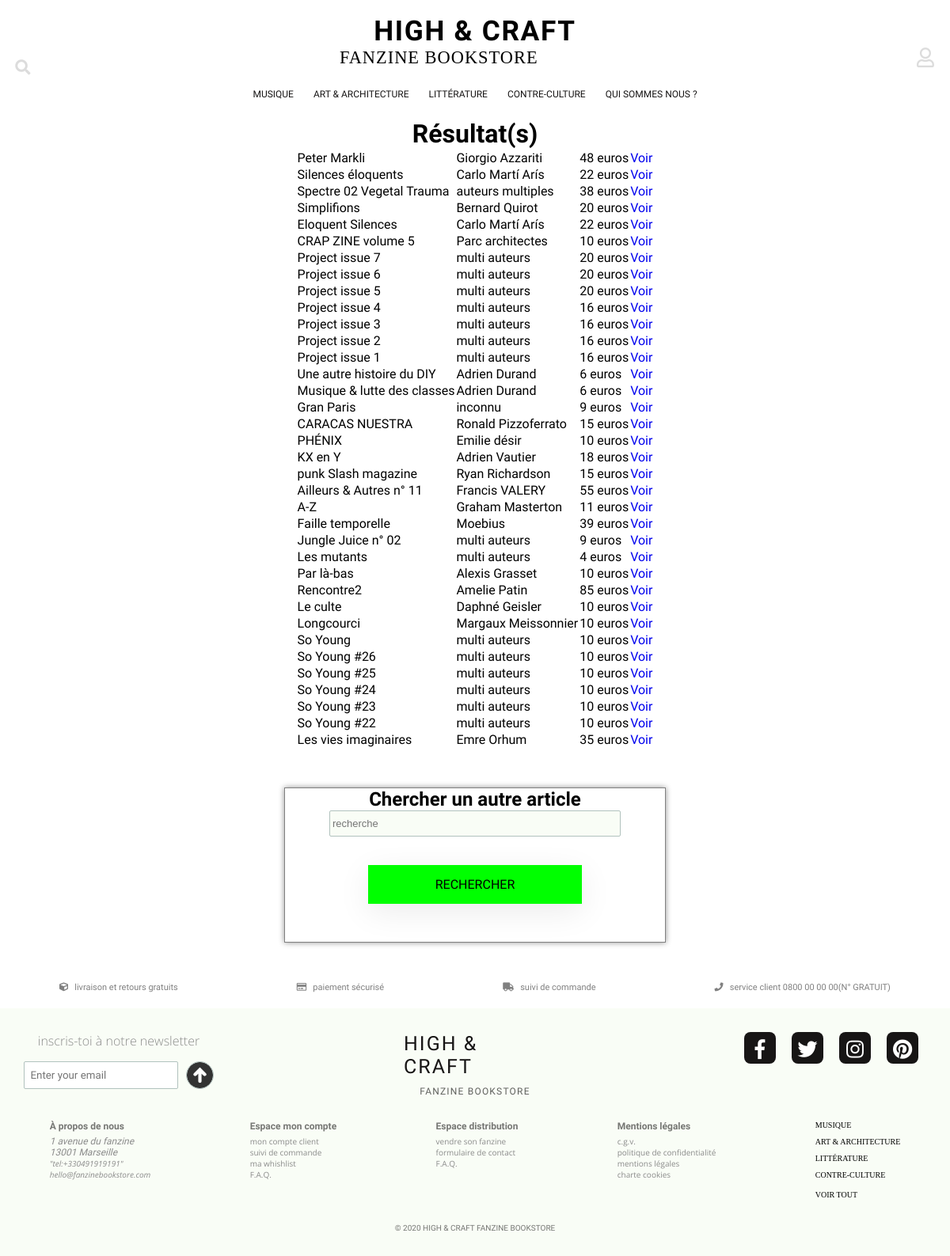
Screenshot of /search.php with the database file from the repository.
### tables this page shows
CREATE TABLE `categorie` (
  `id_categorie` int(11) NOT NULL,
  `nom_categorie` varchar(50) NOT NULL,
  `date_registration` datetime NOT NULL DEFAULT CURRENT_TIMESTAMP
);

CREATE TABLE `article` (
  `id_article` int(11) NOT NULL,
  `id_distributeur` int(11) NOT NULL,
  `id_categorie` int(11) NOT NULL,
  `id_sous_categorie` int(11) NOT NULL,
  `nom_article` varchar(100) NOT NULL,
  `auteur_article` varchar(100) NOT NULL,
  `editions_article` varchar(100) NOT NULL,
  `description_article` text NOT NULL,
  `citation_article` varchar(255) NOT NULL,
  `nb_pages` int(11) NOT NULL,
  `annee_parution` year(4) NOT NULL,
  `prix_article` decimal(10,0) NOT NULL,
  `date_registration` datetime NOT NULL
);

### search.php (the view, shortened to what this page needs)
<!DOCTYPE html>
<html>
<head>
    <link rel="stylesheet" href="https://use.fontawesome.com/releases/v5.3.1/css/all.css">
    <link rel="stylesheet" type="text/css" href="css/style.css">
    <link rel="stylesheet" href="style-order.css">
</head>
<body>
<header>
   <?php
    include("includes/header.php");
   ?>
</header>
<main>
  <?php
  $bdd = new PDO('mysql:host=localhost;dbname=boutique', 'root', '');
?>
<center>
    <table>
<thead>
  <h1>Résultat(s)</h1>
</thead>
          	 <tbody>
          		 <?php
              $sql = 'SELECT * FROM article';
              $params = [];
              $resultats = $bdd->prepare($sql);
              $resultats->execute($params);
              if ($resultats->rowCount() > 0) {
                  while ($d = $resultats->fetch(PDO::FETCH_ASSOC)) {
                      ?><tr>
          <td><?=$d['nom_article'] ?></td>
          	<td><?=$d['auteur_article'] ?></td>
              <td><?=$d['prix_article'] ?>  euros  </td>
          			<td><a href="item.php?id=<?php echo $d['id_article'] ?>">Voir</a></td>
</tr>
          				 <?php
                  }
              } else {
                  echo '<tr><td>aucun résultat trouvé</td></tr>' . $connect = null;
              }
             ?>
</table><br/></center>
<section id="container-register">
           <form method='post'>
             <h1>Chercher un autre article</h1>
             <section id="box-form">
          	 <input type='text' placeholder='recherche' name="recherche_valeur"/>
             <button type="submit" name="search" id="container-delivery">Rechercher</button>
</section>
</section>
</main>
<footer>
   <?php
    include("includes/footer.php");
   ?>
</footer>
</body>
</html>

### class/categories.php (shortened to what this page needs)
<?php
class Categorie{
public $db;
public function __construct($db)
{
	$this->db = $db;
}
public function cat()
    {
        $connexion = $this->db->connectDb();
        $q = $connexion->prepare("SELECT * FROM categorie ORDER by id_categorie ASC limit 4");
        $q->execute();
		$categories = $q->fetchAll();
		foreach ($categories as $cat){
			$name_categorie = $cat["nom_categorie"];
			$id_categorie = $cat["id_categorie"];
			echo '<a href="category.php?id='.$id_categorie.'">' .$name_categorie.'</a>';
			}
		return $categories;
	}
public function categories()
    {
        $connexion = $this->db->connectDb();
        $q = $connexion->prepare("SELECT * FROM categorie ORDER by id_categorie ASC limit 4");
        $q->execute();
		$categories = $q->fetchAll();
		foreach ($categories as $cat){
			$name_categorie = $cat["nom_categorie"];
			$id_categorie = $cat["id_categorie"];
			echo '<li class="dropdown-menu"><a href="category.php?id='.$id_categorie.'">' .$name_categorie.'</a><ul class ="menu-area">';
        	$q1 = $connexion->prepare("SELECT nom_sous_categorie, id_sous_categorie FROM sous_categorie WHERE id_categorie = $id_categorie");
        	$q1->execute();
			$sub_categories = $q1->fetchAll();
			echo '</ul></li>';
		}
		return $categories + $sub_categories;
	}
}
?>

### css/style.css (style rules this page uses)
* { margin: 0; padding: 0; list-style: none; text-decoration: none; font-family: 'Kameron', serif; }
body { width: 100%; -webkit-font-smoothing: antialiased; }
header { margin-bottom: 2.5%; width: 100%; }
.wrapper nav a { display: block; color: #171515; text-transform: uppercase; font-size: 12px; }
.wrapper nav ul li { color: #171515; transition: 0.5s; }
.wrapper nav>ul>li>a { padding: 10px 12.5px; }
.wrapper nav ul>li.dropdown-menu>a:after { position: relative; float: right; content: ''; }
footer { display: flex; flex-direction: column; }
#footer-part2 a { color: #8B8B8B; font-family: 'Open Sans', sans-serif; font-size: 10px; }
#footer-part2 #footer-nav a { color: black; font-family: 'Noto Serif JP', serif; padding-bottom: 10px; }
main { margin-top: 5%; }
#container-register { display: flex; justify-content: center; align-items: center; }
#container-register form { display: flex; flex-direction: column; align-items: center; border: 1px solid gray; margin-top: 2.5%; margin-bottom: 2.5%; width: 40%; padding-bottom: 2.5%; box-shadow: 0 0 7px #00000070; }
#box-form input[type=text], #box-form input[type=number], #box-form input[type=textarea], #box-form input[type=tel] { height: 25px; border: 1px solid #B1C2BE; font-family: 'Exo', sans-serif; border-radius: 2px; color: #B1C2BE; font-size: 13px; font-weight: 400; padding: 3px; margin-bottom: 5%; width: 100%; background: #F9FDF6; }
#container-register form button { display: flex; background-color: #00FF00; justify-content: center; width: 75%; border: none; padding-top: 15px; padding-bottom: 15px; text-transform: uppercase; font-size: 1em; }
#box-form { display: flex; flex-direction: column; align-items: center; width: 75%; }
#container-delivery { display: flex; justify-content: space-between; background-color: white; margin-top: 5%; margin-bottom: 5%; width: 100%; box-shadow: 0 10px 40px rgba(0, 0, 0, 0.08); }

### css/style-order.css (style rules this page uses)
#container-delivery { display:flex; justify-content: space-between; background-color:white; margin-top:5%; margin-bottom:5%; width: 100%; box-shadow:0 10px 40px rgba(0,0,0,0.08); }

### rows the page displays
categorie: nom_categorie "MUSIQUE"
categorie: nom_categorie "ART & ARCHITECTURE"
categorie: nom_categorie "LITTÉRATURE"
categorie: nom_categorie "CONTRE-CULTURE"
article: nom_article "Peter Markli", auteur_article "Giorgio Azzariti", prix_article "48"
article: nom_article "Silences éloquents", auteur_article "Carlo Martí Arís", prix_article "22"
article: nom_article "Spectre 02 Vegetal Trauma", auteur_article "auteurs multiples", prix_article "38"
article: nom_article "Simplifions", auteur_article "Bernard Quirot", prix_article "20"
article: nom_article "Eloquent Silences", auteur_article "Carlo Martí Arís", prix_article "22"
article: nom_article "CRAP ZINE volume 5", auteur_article "Parc architectes", prix_article "10"
article: nom_article "Project issue 7", auteur_article "multi auteurs", prix_article "20"
article: nom_article "Project issue 6", auteur_article "multi auteurs", prix_article "20"
article: nom_article "Project issue 5", auteur_article "multi auteurs", prix_article "20"
article: nom_article "Project issue 4", auteur_article "multi auteurs", prix_article "16"
article: nom_article "Project issue 3", auteur_article "multi auteurs", prix_article "16"
article: nom_article "Project issue 2", auteur_article "multi auteurs", prix_article "16"
article: nom_article "Project issue 1", auteur_article "multi auteurs", prix_article "16"
article: nom_article "Une autre histoire du DIY", auteur_article "Adrien Durand", prix_article "6"
article: nom_article "Musique & lutte des classes", auteur_article "Adrien Durand", prix_article "6"
article: nom_article "Gran Paris", auteur_article "inconnu", prix_article "9"
article: nom_article "CARACAS NUESTRA", auteur_article "Ronald Pizzoferrato", prix_article "15"
article: nom_article "PHÉNIX", auteur_article "Emilie désir", prix_article "10"
article: nom_article "KX en Y", auteur_article "Adrien Vautier", prix_article "18"
article: nom_article "punk Slash magazine", auteur_article "Ryan Richardson", prix_article "15"
article: nom_article "Ailleurs & Autres n° 11", auteur_article "Francis VALERY", prix_article "55"
article: nom_article "A-Z", auteur_article "Graham Masterton", prix_article "11"
article: nom_article "Faille temporelle", auteur_article "Moebius", prix_article "39"
article: nom_article "Jungle Juice n° 02", auteur_article "multi auteurs", prix_article "9"
article: nom_article "Les mutants", auteur_article "multi auteurs", prix_article "4"
article: nom_article "Par là-bas", auteur_article "Alexis Grasset", prix_article "10"
article: nom_article "Rencontre2", auteur_article "Amelie Patin", prix_article "85"
article: nom_article "Le culte", auteur_article "Daphné Geisler", prix_article "10"
article: nom_article "Longcourci", auteur_article "Margaux Meissonnier", prix_article "10"
article: nom_article "So Young", auteur_article "multi auteurs", prix_article "10"
article: nom_article "So Young #26", auteur_article "multi auteurs", prix_article "10"
article: nom_article "So Young #25", auteur_article "multi auteurs", prix_article "10"
article: nom_article "So Young #24", auteur_article "multi auteurs", prix_article "10"
article: nom_article "So Young #23", auteur_article "multi auteurs", prix_article "10"
article: nom_article "So Young #22", auteur_article "multi auteurs", prix_article "10"
article: nom_article "Les vies imaginaires", auteur_article "Emre Orhum", prix_article "35"
